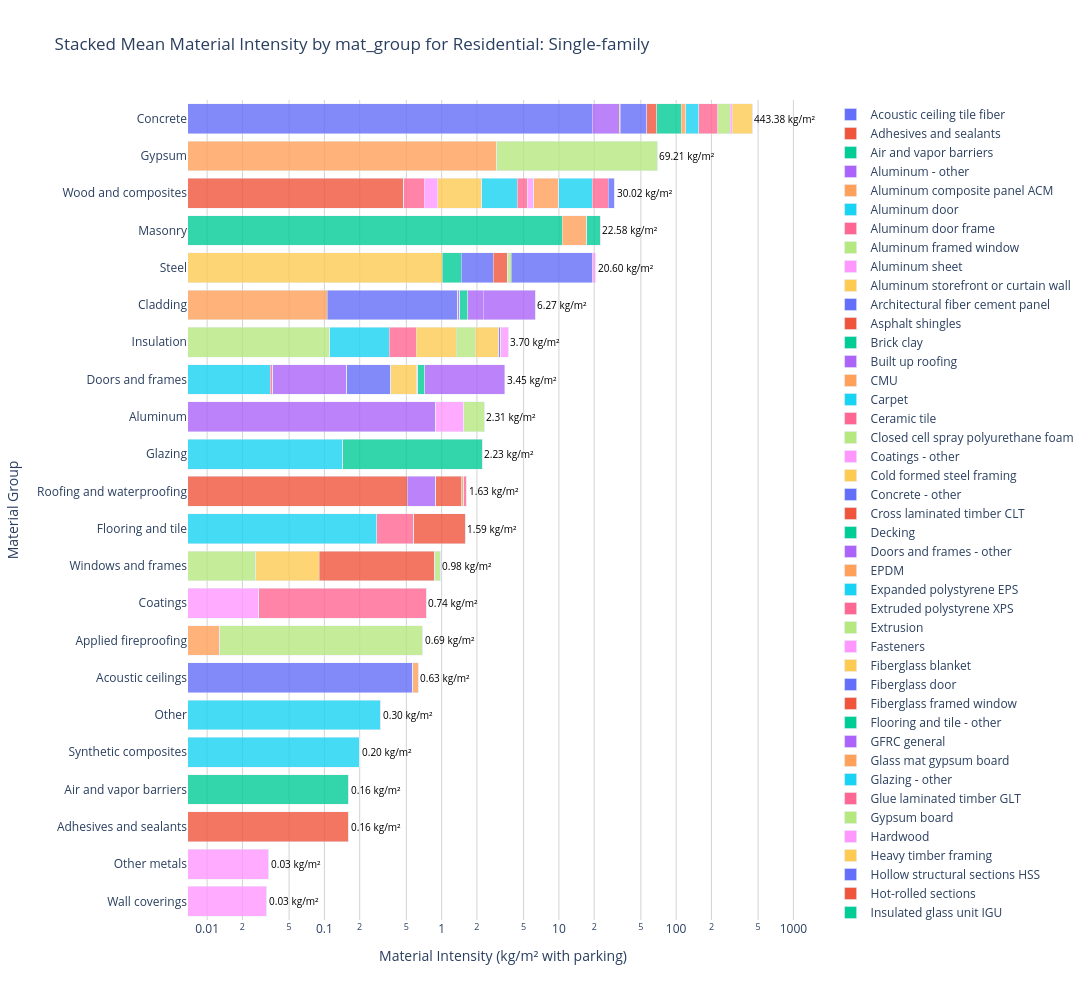

This figure's notebook cell:
### Code cell
import plotly.graph_objects as go
import numpy as np

def create_chart(stacked_data, total_col, title):
    """
    Create a horizontal stacked bar chart for normalized mean/median intensities.
    """
    fig = go.Figure()

    # Add traces for each mat_type
    for wedge_category in stacked_data.columns[:-1]:  # Exclude the total column
        fig.add_trace(go.Bar(
            name=wedge_category,
            x=stacked_data[wedge_category],  # Normalized values on x-axis
            y=stacked_data.index,  # mat_group categories on y-axis
            orientation='h',
            hovertemplate=(
                "<b>Material Group:</b> %{y}<br>"  # Show mat_group
                "<b>Wedge Category:</b> " + wedge_category + "<br>"  # Show mat_type
                "<b>Contribution:</b> %{x:.2f} kg/m²<extra></extra>"  # Show contribution
            ),
            marker=dict(opacity=0.8)
        ))

    # Add annotations for totals
    for i, mat_group in enumerate(stacked_data.index):
        total_value = stacked_data.loc[mat_group, total_col]
        fig.add_annotation(
            x=np.log10(total_value) if total_value > 0 else 0,  # Adjust position for log scale
            y=mat_group,
            text=f"{total_value:.2f} kg/m²",
            showarrow=False,
            font=dict(size=10, color='black'),
            xanchor='left',  # Anchor the text to the left of the position
            align='center'
        )

    # Update layout
    fig.update_layout(
        title=title,
        xaxis=dict(
            title='Material Intensity (kg/m² with parking)',
            type='log',  # Set to logarithmic scale
            showgrid=True,
            gridcolor='lightgrey'
        ),
        yaxis=dict(
            title='Material Group',
            showgrid=False,  # Remove horizontal gridlines
            categoryorder='total ascending'
        ),
        barmode='stack',  # Stack mode for bars
        height=1000,
        width=1400,
        showlegend=True,
        plot_bgcolor='rgba(0,0,0,0)',
        legend_traceorder='normal'
    )
    return fig

# Generate visualizations for each building use from the results
for use, output_df50 in results.items():
    # Pivot the data to create stacked structures for means and medians
    stacked_data_mean = output_df50.pivot(index='mat_group', columns='mat_type', values='normalized_mean').fillna(0)
    stacked_data_median = output_df50.pivot(index='mat_group', columns='mat_type', values='normalized_median').fillna(0)

    # Calculate total means and medians for each mat_group
    stacked_data_mean['total_mean'] = stacked_data_mean.sum(axis=1)
    stacked_data_median['total_median'] = stacked_data_median.sum(axis=1)

    # Create charts
    mean_chart = create_chart(stacked_data_mean, 'total_mean', f"Stacked Mean Material Intensity by mat_group for {use}")
    median_chart = create_chart(stacked_data_median, 'total_median', f"Stacked Median Material Intensity by mat_group for {use}")

    # Display the charts
    print(f"Visualizations for {use}:")
    mean_chart.show()
    # median_chart.show()
